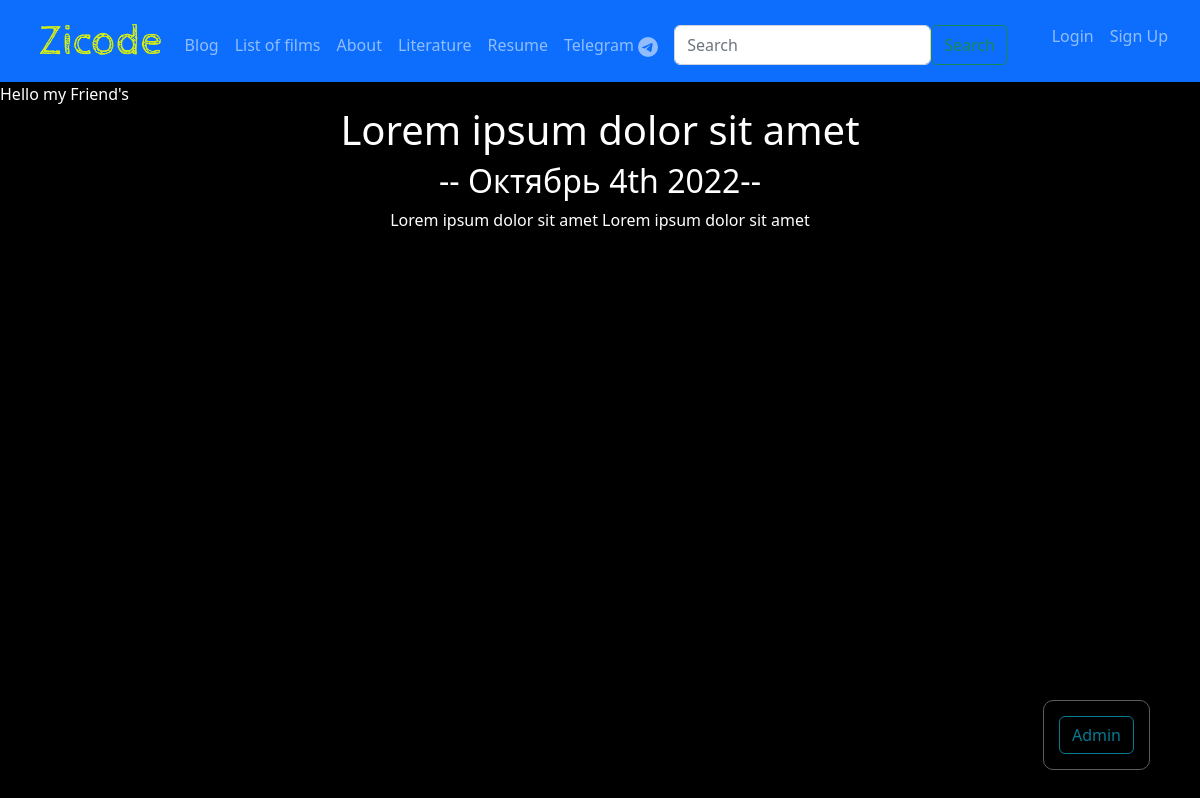
The app's page /blog/4/ with its own data.
### blog/models.py (models this page shows, shortened)
class Blog(models.Model):
    title = models.CharField(max_length=105)
    description = models.CharField(max_length=250)
    date = models.DateField()
    image = models.ImageField(upload_to='blog/images/')

### blog/views.py (the view)
# urls.py: path('<int:blog_id>/', views.detail, name='detail'),
def detail(request, blog_id):
    blog = get_object_or_404(Blog, pk=blog_id)
    return render(request, 'blog/detail.html', {'blog': blog})

### blog/templates/blog/detail.html (shortened to what this page needs)
{% extends 'portfolio/base.html' %}
{% block content %}
<div class="col-md-55 text-center">
    <h1>{{ blog.title }}</h1>
    <h2>-- {{ blog.date|date:'F jS Y' }}--</h2>
    {{ blog.description|safe }}
    {% endblock %}

### portfolio/static/css/styles.css (style rules this page uses)
body { background: #000000; color: #fff; }

### records on screen
Blog: title "Lorem ipsum dolor sit amet", date "Октябрь 4th 2022", description "Lorem ipsum dolor sit amet Lorem ipsum dolor sit amet"
